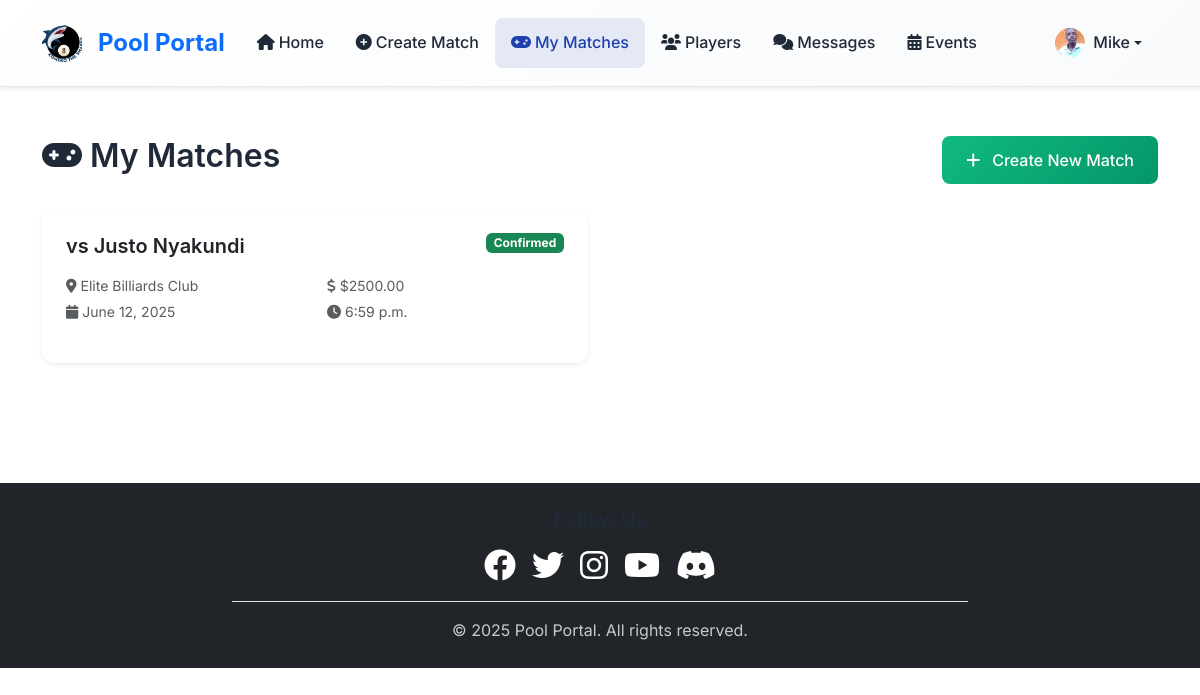
/matches/my-matches/ (signed in), run on the app's committed database.
### accounts/models.py (models this page shows, shortened)
class User(AbstractUser):
    USER_TYPE_CHOICES = [
        ('player', 'Player'),
        ('referee', 'Referee'),
    ]
    user_type = models.CharField(max_length=10, choices=USER_TYPE_CHOICES)
    location = models.CharField(max_length=100, blank=True)
    phone_number = models.CharField(max_length=15, blank=True, help_text="Enter your phone number")
    profile_photo = models.ImageField(upload_to='profile_photos/', blank=True, null=True)

### matches/models.py (models this page shows, shortened)
class Match(models.Model):
    STATUS_CHOICES = [
        ('pending', 'Pending Confirmation'),
        ('confirmed', 'Confirmed'),
        ('cancelled', 'Cancelled'),
        ('completed', 'Completed'),
    ]
    challenger = models.ForeignKey(User, on_delete=models.CASCADE, related_name='challenged_matches')
    opponent = models.ForeignKey(User, on_delete=models.CASCADE, related_name='opponent_matches')
    venue = models.ForeignKey(Venue, on_delete=models.CASCADE)
    match_date = models.DateField()
    match_time = models.TimeField()
    bid_amount = models.DecimalField(max_digits=10, decimal_places=2)
    status = models.CharField(max_length=10, choices=STATUS_CHOICES, default='pending')
    created_at = models.DateTimeField(auto_now_add=True)
    updated_at = models.DateTimeField(auto_now=True)
    class Meta:
        ordering = ['-created_at']

class Venue(models.Model):
    name = models.CharField(max_length=100)
    address = models.TextField()
    description = models.TextField(blank=True)
    created_at = models.DateTimeField(auto_now_add=True)

### matches/views.py (the view)
# urls.py: path('my-matches/', views.my_matches, name='my_matches'),
@login_required
def my_matches(request):
    if request.user.user_type != 'player':
        messages.error(request, 'Only players can view matches.')
        return redirect('events:home')
    matches = Match.objects.filter(
        models.Q(challenger=request.user) | models.Q(opponent=request.user)
    ).select_related('challenger', 'opponent', 'venue')
    return render(request, 'matches/my_matches.html', {'matches': matches})

### templates/matches/my_matches.html (shortened to what this page needs)
{% extends 'base.html' %}
{% block content %}
<div class="container py-5">
    <div class="row">
        <div class="col-12">
            <div class="d-flex justify-content-between align-items-center mb-4">
                <h2><i class="fas fa-gamepad me-2"></i>My Matches</h2>
                <a href="{% url 'matches:create_match' %}" class="btn btn-success">
                    <i class="fas fa-plus me-1"></i>Create New Match
                </a>
            </div>
            {% if matches %}
                <div class="row">
                    {% for match in matches %}
                        <div class="col-lg-6 mb-4">
                            <div class="card match-card match-{{ match.status }} shadow-sm">
                                <div class="card-body">
                                    <div class="d-flex justify-content-between align-items-start mb-3">
                                        <h5 class="card-title mb-0">
                                            {% if match.challenger == user %}
                                                vs {{ match.opponent.first_name }} {{ match.opponent.last_name }}
                                            {% else %}
                                                vs {{ match.challenger.first_name }} {{ match.challenger.last_name }}
                                            {% endif %}
                                        </h5>
                                        <span class="badge bg-{% if match.status == 'pending' %}warning{% elif match.status == 'confirmed' %}success{% elif match.status == 'cancelled' %}danger{% else %}secondary{% endif %}">
                                            {{ match.get_status_display }}
                                        </span>
                                    </div>
                                    <div class="row text-muted small mb-3">
                                        <div class="col-6">
                                            <i class="fas fa-map-marker-alt me-1"></i>{{ match.venue.name }}
                                        </div>
                                        <div class="col-6">
                                            <i class="fas fa-dollar-sign me-1"></i>${{ match.bid_amount }}
                                        </div>
                                        <div class="col-6 mt-1">
                                            <i class="fas fa-calendar me-1"></i>{{ match.match_date }}
                                        </div>
                                        <div class="col-6 mt-1">
                                            <i class="fas fa-clock me-1"></i>{{ match.match_time }}
                                        </div>
                                    </div>
                                </div>
                            </div>
                        </div>
                    {% endfor %}
                </div>
            {% endif %}
        </div>
    </div>
</div>
{% endblock %}

### templates/base.html (shortened to what this page needs)
<!DOCTYPE html>
<html lang="en">
<head>
    <link href="https://cdn.jsdelivr.net/npm/bootstrap@5.3.0/dist/css/bootstrap.min.css" rel="stylesheet">
    <link rel="stylesheet" href="https://cdnjs.cloudflare.com/ajax/libs/font-awesome/6.0.0/css/all.min.css">
    {% load static %}
</head>
<body>
    <nav class="navbar navbar-expand-lg navbar-light bg-white shadow-sm sticky-top">
        <div class="container">
            <a class="navbar-brand d-flex align-items-center" href="{% url 'events:home' %}">
                <img src="{% static 'images/logo.jpg' %}" alt="Pool Portal Logo" height="40" class="me-2 logo-img">
                <span class="fw-bold text-primary fs-4">Pool Portal</span>
            </a>
            <div class="collapse navbar-collapse" id="navbarNav">
                <ul class="navbar-nav me-auto">
                    <li class="nav-item">
                        <a class="nav-link" href="{% url 'events:home' %}">
                            <i class="fas fa-home me-1"></i>Home
                        </a>
                    </li>
                    {% if user.is_authenticated %}
                        {% if user.user_type == 'player' %}
                            <li class="nav-item">
                                <a class="nav-link" href="{% url 'matches:create_match' %}">
                                    <i class="fas fa-plus-circle me-1"></i>Create Match
                                </a>
                            </li>
                            <li class="nav-item position-relative">
                                <a class="nav-link" href="{% url 'matches:my_matches' %}">
                                    <i class="fas fa-gamepad me-1"></i>My Matches
                                </a>
                            </li>
                            <li class="nav-item">
                                <a class="nav-link" href="{% url 'accounts:player_directory' %}">
                                    <i class="fas fa-users me-1"></i>Players
                                </a>
                            </li>
                            <li class="nav-item position-relative">
                                <a class="nav-link" href="{% url 'chat:chat_list' %}">
                                    <i class="fas fa-comments me-1"></i>Messages
                                </a>
                            </li>
                        {% endif %}
                        <li class="nav-item position-relative">
                            <a class="nav-link" href="{% url 'events:event_list' %}">
                                <i class="fas fa-calendar-alt me-1"></i>Events
                            </a>
                        </li>
                    {% endif %}
                </ul>
                <ul class="navbar-nav">
                    {% if user.is_authenticated %}
                        <li class="nav-item dropdown">
                            <a class="nav-link dropdown-toggle d-flex align-items-center" href="#" id="navbarDropdown" role="button" data-bs-toggle="dropdown">
                                {% if user.profile_photo %}
                                    <img src="{{ user.profile_photo.url }}" alt="Profile" class="rounded-circle me-2" width="30" height="30" style="object-fit: cover;">
                                {% else %}
                                    <div class="bg-secondary rounded-circle me-2 d-flex align-items-center justify-content-center" style="width: 30px; height: 30px;">
                                        <i class="fas fa-user text-white small"></i>
                                    </div>
                                {% endif %}
                                {{ user.first_name|default:user.username }}
                            </a>
                        </li>
                    {% endif %}
                </ul>
            </div>
        </div>
    </nav>
    <main>
        {% block content %}
        {% endblock %}
    </main>
    <footer class="bg-dark text-white py-4 mt-5">
        <div class="container">
            <div class="row justify-content-center">
                <div class="col-md-8 text-center">
                    <div class="mb-3">
                        <h5 class="mb-3">Follow Us</h5>
                        <div class="d-flex justify-content-center gap-3">
                            <a href="#" class="text-white social-link">
                                <i class="fab fa-facebook fa-2x"></i>
                            </a>
                            <a href="#" class="text-white social-link">
                                <i class="fab fa-twitter fa-2x"></i>
                            </a>
                            <a href="#" class="text-white social-link">
                                <i class="fab fa-instagram fa-2x"></i>
                            </a>
                            <a href="#" class="text-white social-link">
                                <i class="fab fa-youtube fa-2x"></i>
                            </a>
                            <a href="#" class="text-white social-link">
                                <i class="fab fa-discord fa-2x"></i>
                            </a>
                        </div>
                    </div>
                    <div class="border-top pt-3">
                        <p class="mb-0 opacity-75">
                            &copy; 2025 Pool Portal. All rights reserved.
                        </p>
                    </div>
                </div>
            </div>
        </div>
    </footer>
</body>
</html>

### templates/base.html (style rules this page uses)
:root { --primary-color: #1e40af; --primary-dark: #1e3a8a; --primary-light: #3b82f6; --secondary-color: #059669; --secondary-dark: #047857; --secondary-light: #10b981; --accent-color: #f59e0b; --accent-dark: #d97706; --accent-light: #fbbf24; --success-color: #10b981; --warning-color: #f59e0b; --danger-color: #ef4444; --info-color: #3b82f6; --dark-color: #1f2937; --light-color: #f8fafc; --muted-color: #6b7280; --border-color: #e5e7eb; --font-primary: 'Inter', -apple-system, BlinkMacSystemFont, sans-serif; --font-heading: 'Poppins', -apple-system, BlinkMacSystemFont, sans-serif; --border-radius: 12px; --border-radius-sm: 8px; --border-radius-lg: 16px; --shadow-sm: 0 1px 2px 0 rgba(0, 0, 0, 0.05); --shadow: 0 4px 6px -1px rgba(0, 0, 0, 0.1), 0 2px 4px -1px rgba(0, 0, 0, 0.06); --shadow-lg: 0 10px 15px -3px rgba(0, 0, 0, 0.1), 0 4px 6px -2px rgba(0, 0, 0, 0.05); --shadow-xl: 0 20px 25px -5px rgba(0, 0, 0, 0.1), 0 10px 10px -5px rgba(0, 0, 0, 0.04); }
* { box-sizing: border-box; }
body { font-family: var(--font-primary); line-height: 1.6; color: var(--dark-color); background-color: #ffffff; }
h1, h2, h3, h4, h5, h6 { font-family: var(--font-heading); font-weight: 600; line-height: 1.3; color: var(--dark-color); }
.navbar { background: linear-gradient(135deg, #ffffff 0%, #f8fafc 100%) !important; backdrop-filter: blur(10px); border-bottom: 1px solid var(--border-color); box-shadow: var(--shadow-sm); padding: 1rem 0; }
.navbar-brand { font-family: var(--font-heading); font-weight: 700; font-size: 1.5rem; display: flex; align-items: center; gap: 0.5rem; }
.navbar-brand img { width: 40px; height: 40px; object-fit: cover; border-radius: 8px; transition: transform 0.3s ease; }
.nav-link { font-weight: 500; color: var(--dark-color) !important; padding: 0.75rem 1rem !important; border-radius: var(--border-radius-sm); transition: all 0.3s ease; position: relative; }
.nav-link.active { color: var(--primary-color) !important; background-color: rgba(30, 64, 175, 0.1); }
.card { border: none; border-radius: var(--border-radius); box-shadow: var(--shadow); transition: transform 0.3s ease, box-shadow 0.3s ease; overflow: hidden; }
.card-body { padding: 1.5rem; }
.btn { font-weight: 500; border-radius: var(--border-radius-sm); padding: 0.75rem 1.5rem; transition: all 0.3s ease; border: none; text-decoration: none; display: inline-flex; align-items: center; gap: 0.5rem; }
.btn-success { background: linear-gradient(135deg, var(--success-color), #059669); color: white; }

### data on the page
User: profile_photo (picture), first_name "Mike"
Match: challenger.first_name "Justo", challenger.last_name "Nyakundi", status "Confirmed", venue.name "Elite Billiards Club", bid_amount "2500.00", match_date "June 12, 2025", match_time "6:59 p.m."
